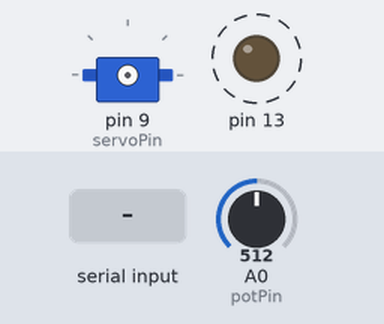
Recording of a sketch running on a simulated Arduino Uno, built with avr-gcc and run on an emulated ATmega328P. Shown: servo, output pins drawn as LEDs (lit = HIGH). Dashed ring = blinking. Inputs (shaded band) come from the test bench; at power-on: A0 (potPin) = 512. EEPROM starts erased.

Above: at 1.11 s.
1.3 s: "o" received over the second serial link
At 1.8 s:
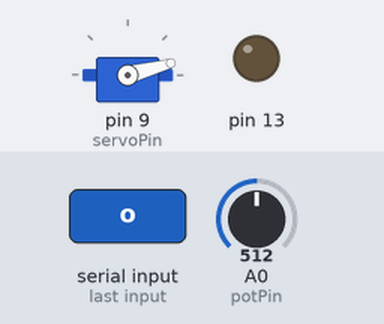
4.3 s: "c" received over the second serial link
At 5.1 s:
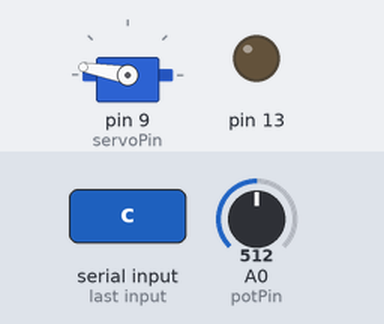
At 5.54 s:
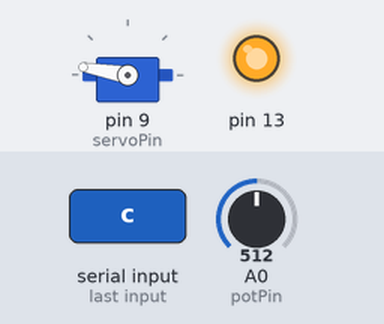
Timing chart, 0 to 13.3 s (numbered marks = the images above; inputs shaded):
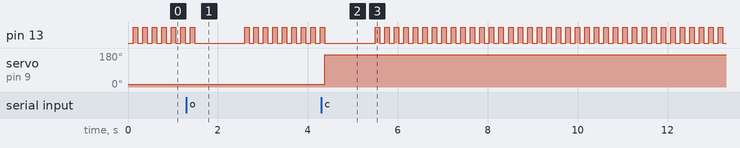

The sketch:

SimSim_5_jamming_sequence.ino
```cpp
//=============setup====================

#include <Servo.h>
#include <EEPROM.h>
#include <SoftwareSerial.h>

int settingsSet = 0;
int openAngle = 0;
int closedAngle = 0;
int potBuffer = 0;
int turnDirection = 0;
int power = 0;

//===========default stuff===============

SoftwareSerial BLE(2, 3); // RX, TX
Servo myservo; int potPin = A0; int servoPin = 9;

//===============main functions=================

void setup() {
  BLE.begin(9600);
  Serial.begin(9600);
  pinMode(13,OUTPUT);
  startupSettings();
}

void loop() {
delay(100); digitalWrite(13,HIGH); delay(100); digitalWrite(13,LOW); // otherwise it's going to break

if (BLE.available() > 0) { char command=BLE.read(); changePosition(command);}
givePosition();
monitorOutput();
}
```

memory.ino
```cpp
int addressSettingsSet = 0;
int addressOpenAngle = 1;
int addressClosedAngle = 2;
int addressPotBuffer = 3; // the tolerance of the potentiometer
int addressTurnDirection = 4; // 1 or -1
int addressPower = 5;

boolean restartOverride = true;

void writeDefault(){
  EEPROM.write(addressSettingsSet, 1);
  EEPROM.write(addressOpenAngle, 15);
  EEPROM.write(addressClosedAngle, 170);
  EEPROM.write(addressPotBuffer, 10);
  EEPROM.write(addressTurnDirection, 1);
  EEPROM.write(addressPower, 255);
}

void wipeMemory(){EEPROM.write(addressSettingsSet, 0);} // function not being used atm

void readSettings(){
  settingsSet = EEPROM.read(addressSettingsSet);
  openAngle = EEPROM.read(addressOpenAngle);
  closedAngle = EEPROM.read(addressClosedAngle);
  potBuffer = EEPROM.read(addressPotBuffer);
  turnDirection = EEPROM.read(addressTurnDirection);
  power = EEPROM.read(addressPower);}

void startupSettings(){
  if ((EEPROM.read(addressSettingsSet) == 0) || (restartOverride)) {writeDefault();}
  readSettings();}
```

drivers.ino
```cpp
int potScaling = 1000/360; int potOffset = 0; int pos = 0; // in degrees

int closedPot(){return (closedAngle+potOffset+potBuffer*turnDirection)*potScaling;}
int openPot(){return (openAngle+potOffset-potBuffer*turnDirection)*potScaling;}

void changePosition(char command){//recieves either a "o" or a "c"
  if (command=='o') {pos = openAngle;} if (command=='c') {pos = closedAngle;}
  myservo.attach(servoPin); myservo.write(pos); delay(1000); myservo.detach();
  if (getPosition() != command) {jamAlert();}
}

char getPosition(){
  int sensorValue = analogRead(potPin);
  char pot = 'j';
  if (sensorValue < closedPot()) {pot = 'c';}
  else if (sensorValue > openPot()) {pot = 'o';}
  else {pot = 'm';}
  return pot;}

void givePosition(){BLE.println(getPosition());}

void jamAlert(){char text='j'; BLE.println(text);}

void monitorOutput(){
  /*
  BLE.println(openAngle);BLE.println(closedAngle);
  */
  BLE.print(openAngle);BLE.print(closedAngle);BLE.print(pos);
}
```

Measured:
- after the input at 4.3 s, servo on pin 9 (servoPin): 15° → 170° after 0.08 s
- by itself, pin 13: repeats every 0.21 s: HIGH 0.10 s, LOW 0.11 s
